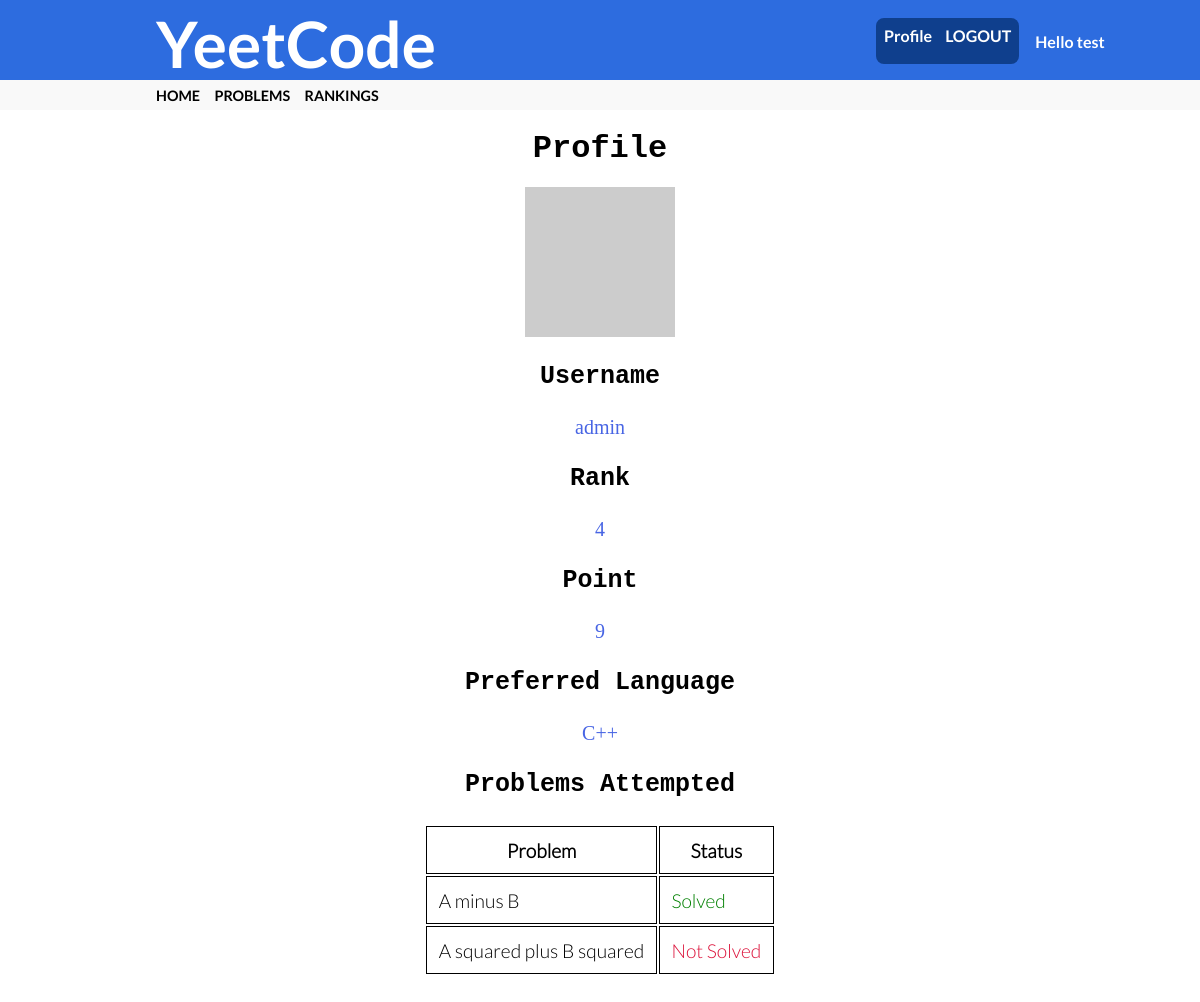
The page /profile/admin/4 (signed in) on the database its author committed.
### app/models.py (models this page shows, shortened)
class User(UserMixin, db.Model):
    id = db.Column(db.Integer, primary_key=True)
    username = db.Column(db.String(64), index=True, unique=True, nullable=False)
    email = db.Column(db.String(120), index=True, unique=True, nullable=False)
    prefLanguage = db.Column(db.String(10))
    password_hash = db.Column(db.String(128), nullable=False)
    admin = db.Column(db.Boolean, index=True, nullable=False)
    points = db.Column(db.Integer, default=0)
    token = db.Column(db.String(32), index=True, unique=True)
    token_expiration = db.Column(db.DateTime)
    problemsCompleted = db.relationship('ProblemsCompleted', backref="user")
    def avatar(self,size):
        digest= md5(self.email.lower().encode('utf-8')).hexdigest()
        return 'https://www.gravatar.com/avatar/{}?d=identicon&s={}'.format(
            digest, size)

class Problem(db.Model):
    id = db.Column(db.Integer, primary_key=True)
    title = db.Column(db.String(100), unique=True, index=True)
    urlTitle = db.Column(db.String(100), unique=True)
    difficulty = db.Column(db.Integer)
    numAttempts = db.Column(db.Integer, default=0)
    numSuccesses = db.Column(db.Integer, default=0)
    dateAdded = db.Column(db.String(10), default = date.today().strftime("%d/%m/%Y"))
    body= db.Column(db.Text())
    timeLimit = db.Column(db.Float)
    testCases = db.relationship('ProblemTestCases', backref="problem")
    problemsCompleted = db.relationship('ProblemsCompleted', backref="problem")

### app/auth/routes.py (the view)
@bp.route('/profile/<username>/<rank>')
@login_required
def profile(username,rank):
    user = User.query.filter_by(username=username).first_or_404()
    problemscompleted = ProblemsCompleted.query.filter_by(userID=user.id)
    problems = []
    status = {}
    for pc in problemscompleted:
        status[pc.questionID] = pc.success
        problems.append(Problem.query.filter_by(id=pc.questionID).first())
    return render_template('auth/profile.html', user=user, rank=rank,
                            title='Profile', status=status, problems=problems)

### app/models.py (called while the page is built)
@login.user_loader
def load_user(id):
    return User.query.get(int(id))

### app/templates/auth/profile.html
{% extends "base.html" %}
{% block cssfiles %}
<link rel="stylesheet" href="{{ url_for('static', filename='auth/profile.css') }}">
{% endblock %}
{% block content %}
<div class="userprofile">
<h1 class="userhead">Profile</h1>
    <img src="{{ user.avatar(128) }}" class="userimg">
    <div class="userlabel">
        <p>Username</p>
    </div>
    <div class="userdata">
        {{ user.username }}
    </div>
    <div class="userlabel">
        <p>Rank</p>
    </div>
    <div class="userdata">
        <p>{{rank}}</p>
    </div>
    <div class="userlabel">
        <p>Point</p>
    </div>
    <div class="userdata">
        {{ user.points }}
    </div>
    <div class="userlabel">
        <p>Preferred Language</p>
    </div>
    <div class="userdata">
        {{ "C++" if user.prefLanguage == "cpp" else "Python" }}
    </div>
    <div class="userlabel">
        <p>Problems Attempted</p>
    </div>
    <div class="userdata">
        <table id="problemtable">
            <tr>
                <th>Problem</th>
                <th>Status</th>
            </tr>
        {% for p in problems%}
            <tr>
                <td> <a href="{{ url_for('problems.problem', title=''.join(p.title.split()).lower())}}">{{p.title}}</a> </td>
                {% if status[p.id] %}
                <td style="color: green;">Solved</td>
                {% else %}
                <td style="color: crimson;">Not Solved</td>
                {% endif %}
            </tr>
        {% endfor %}
        </table>
    </div>
    <div style="padding: 1cm;"></div>
</div>
{% endblock %}

### app/templates/base.html (shortened to what this page needs)
<html>
    <head>
      <link rel="stylesheet" href="{{ url_for('static', filename='main.css') }}">
      {% block cssfiles %}{% endblock %}
    </head>
    <body>
      <div id=topsection>
        <div id=header>
            <div id="titlebox">
                <h1 id=title>YeetCode</h1>
            </div>
            <h3 id=login>
                {% if current_user.is_authenticated %}
                <a href="{{url_for('auth.edit_profile', username=current_user.username)}}" style="margin-right: 10px;">Profile</a>
                <a href="{{ url_for('auth.logout') }}">LOGOUT</a>
                {% else %}
                <a href="{{ url_for('auth.login') }}">LOG IN/REGISTER</a>
                {% endif %}
            </h3>
            {% if current_user.is_authenticated %}
              <p id="hello"> Hello {{ current_user.username }}</p>
            {% endif %}
        </div>
        <div id=navigationbar>
            <h3 id=home class=navielement>
                <a href="{{ url_for('main.homepage') }}"> HOME </a>
            </h3>
            <h3 id=questions class=navielement>
                <a href="{{ url_for('problems.problems') }}"> PROBLEMS </a>
            </h3>
            <h3 id=rankings class=navielement>
                <a href="{{ url_for('main.rankings') }}"> RANKINGS </a>
            </h3>
        </div>
      </div>
      {% block content %}{% endblock %}
    </body>
</html>

### app/static/main.css (style rules this page uses)
body { font-family: Lato, sans-serif; margin: 0; scrollbar-width: none; }
#topsection { position: sticky; left: 0; top: 0; bottom: 0; z-index: 2; width: 100%; }
#header { display: flex; height: 5em; background-color: #2d6cdf; width: 100%; }
#header > p { margin-top: 2em; margin-left: 1em; color: white }
#titlebox { margin-left: 13%; display: inline-flex; width: 40%; }
#title { margin-top: 1%; color: white; font-size: 4rem; margin-right: 5cm; }
#login { margin-left: 20%; margin-top: 1.5%; color: white; background-color: #0f3f8d; float: right; padding: 0.5em; font-size: 1em; border-radius: 8px; }
#login > a { color: white; }
#navigationbar { height: 1.9em; background-color: #f9f9f9; color: black; display: flex; }
#home { margin-left: 13%; }
.navielement { margin-top: 0.5em; font-size: 0.9rem; margin-left: 1em; }
a { color: black; text-decoration: none; }
#submissiontable, th, td { border-style: solid; border-width: thin; border-color: black; border-collapse: collapse; font-family: Latol; font-size: 1.2rem; padding: 0.6em; }

### app/static/auth/profile.css (style rules this page uses)
.userprofile { text-align: center; font-family: 'Courier New'; }
.userprofile .userhead { font-weight: bold; margin-top: 20px; margin-bottom: 20px; }
.userprofile .userimg { height: 150px; width: 150px; }
.userprofile .userlabel { font-size: 25px; font-weight: bold; }
.userprofile .userdata { font-size: 20px; font-family: 'Franklin Gothic Medium'; color: #4865e4; }
#problemtable { margin-left: auto; margin-right: auto; }

### rows shown on the page
User: username "test"
User: username "admin", points "9", prefLanguage "C++"
Problem: title "A minus B", shows "Solved"
Problem: title "A squared plus B squared", shows "Not Solved"

### other values the page prints
{{ rank }} "4"
